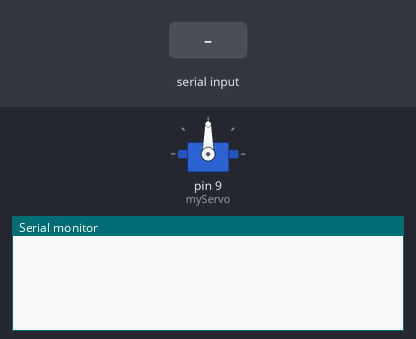
Bench run of a sketch on a simulated Arduino Uno, built with avr-gcc and run on an emulated ATmega328P. On the bench: servo, the last lines printed to the serial monitor. Inputs (shaded band) come from the test bench.

Above: at 1.2 s.
1.3 s: "$\n" received over Serial
At 1.7 s:
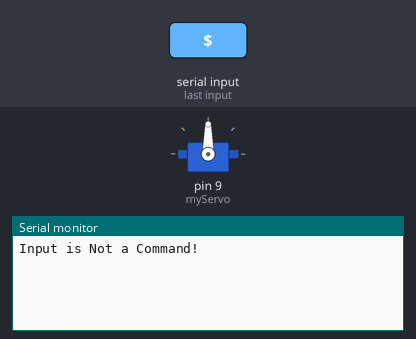
2.8 s: "S\n" received over Serial
At 4.0 s:
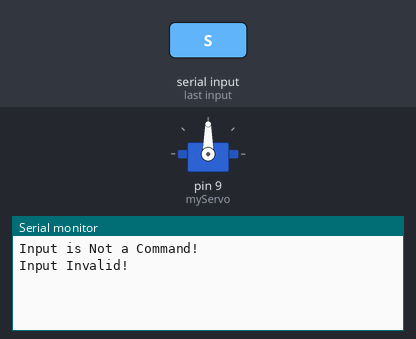

Measured:
- after the input at 1.3 s, the serial monitor: prints a new line at once (image 1)
- after the input at 2.8 s, the serial monitor: prints a new line at once (image 2)

The sketch:

laser_door_ARD.ino
```cpp
#include <Arduino.h>
#include <Servo.h> // servo library

Servo myServo; // servo name

int delayTime = 1500;
//ANGLES CHANGE DEPENDING ON INSTALLATION
int open_pos = 90;
int close_pos = 180;
String inputData = "";
void closeDoor();
void openDoor();


void setup() {
  // put your setup code here, to run once:
  Serial.begin(115200);

  // put your setup code here, to run once:
  myServo.attach(9);
}
bool ReceiveData(){
  while(Serial.available() > 0){
    inputData = Serial.readStringUntil('\n');
    inputData.trim(); //remove white space
    return true;
  }
  return false;
}
/***
PLACE FUNCTIONS BELOW HERE
***/

void closeDoor(){
  myServo.write(close_pos);
  delay(delayTime);
  Serial.println("close position!");
}
void openDoor(){
  myServo.write(open_pos);
  delay(delayTime);
  Serial.println("open position!");
}

void loop() {
  if(ReceiveData()){
    if(inputData[0] == '$'){
      if(inputData[1] == 'S'){ //start (starts the process)
        openDoor();
        Serial.println("motion done");
      }else if(inputData[1] == 'W'){ // wait (standby mode -> idk)
        //wait functionz
      }else if(inputData[1] == 'K'){ // kill (stop current process)
        closeDoor();
        Serial.println("motion done");
      }else if(inputData[1] == 'D'){ // debug function
        //debug function
      }else{
        Serial.println("Input is Not a Command!");
      }
    }else{
      Serial.println("Input Invalid!");
    }
  }
}
```
